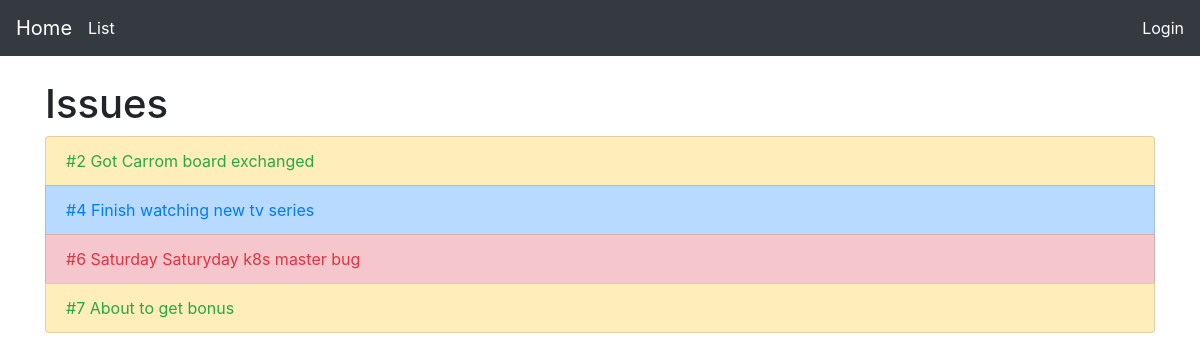
The app's page /issues/ with its own data.
### issues/models.py (models this page shows, shortened)
class Issue(models.Model):
    user = models.ForeignKey(User, related_name='issues',on_delete=models.CASCADE)
    title = models.CharField(blank=False, max_length=250)
    issue_no = models.AutoField(primary_key=True)
    created_at = models.DateTimeField(auto_now=True)
    details = models.TextField(blank=False)
    class TypeOfIssue(models.TextChoices):
        STORY = 'ST', _('Story')
        BUG = 'BU', _('Bug')
        TASK = 'TA', _('Task')
    class Status(models.TextChoices):
        OPEN = 'OP', _('Open')
        IN_PROGRESS = 'IN', _('In Progress')
        CLOSED = 'CL', _('Closed')
    type = models.CharField(
        max_length=2,
        choices=TypeOfIssue.choices,
        default=TypeOfIssue.BUG,
    )
    status = models.CharField(
        max_length=2,
        choices=Status.choices,
        default=Status.OPEN,
    )

### issues/views.py (the view)
# urls.py: path('', views.IssueList.as_view(), name='list'),
class IssueList(generic.list.ListView):
    model = models.Issue
    def get_context_data(self, **kwargs):
        context = super().get_context_data(**kwargs)
        for issue in context['issue_list']:
            if issue.type == "ST":
                issue.className = "list-group-item-warning"
                issue.textColor = "text-success"
            elif issue.type == "BU":
                issue.className = "list-group-item-danger"
                issue.textColor = "text-danger"
            else:
                issue.className = "list-group-item-primary"
                issue.textColor = "text-primary"
        return context

### issues/templates/issues/issue_list.html
{% extends 'base.html' %}
{% block content %}
<h1>Issues</h1>
<ul class="list-group">
  {% for issue in issue_list %}
  <li class="list-group-item {{issue.className}}">
    <a href="{% url 'issues:detail' pk=issue.pk %}" class="{{issue.textColor}}">
      #{{issue.issue_no}}
      {{issue.title}}
    </a>
  </li>
  {% empty %}
  <li>No issues yet.</li>
  {% endfor %}
</ul>
{% endblock %}

### records on screen
Issue: issue_no "2", title "Got Carrom board exchanged"
Issue: issue_no "4", title "Finish watching new tv series"
Issue: issue_no "6", title "Saturday Saturyday k8s master bug"
Issue: issue_no "7", title "About to get bonus"
